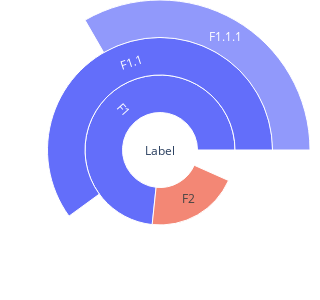

Source (notebook cell):
### Code cell
# sunburst

import plotly.graph_objects as go

labels=['Label', 'F1', 'F2', 'F1.1', 'F1.1.1']

parents=['', 'Label', 'Label', 'F1', 'F1.1']

values=[1,2,3,4,5]


fig=go.Figure(go.Sunburst(labels=labels, 
                          parents=parents, 
                          values=values))

fig.update_layout(margin=dict(t=0, l=0, r=0, b=0), width=300, height=300)

fig.write_html('images/sun.html')

fig.show()

### Figure 1 — Plotly figure (JSON) as saved in the notebook; plotly's stock layout.template omitted (floating-point values rounded to 4 significant figures)
{"data": [{"labels": ["Label", "F1", "F2", "F1.1", "F1.1.1"], "parents": ["", "Label", "Label", "F1", "F1.1"], "type": "sunburst", "values": [1, 2, 3, 4, 5]}], "layout": {"height": 300, "margin": {"b": 0, "l": 0, "r": 0, "t": 0}, "width": 300}}
